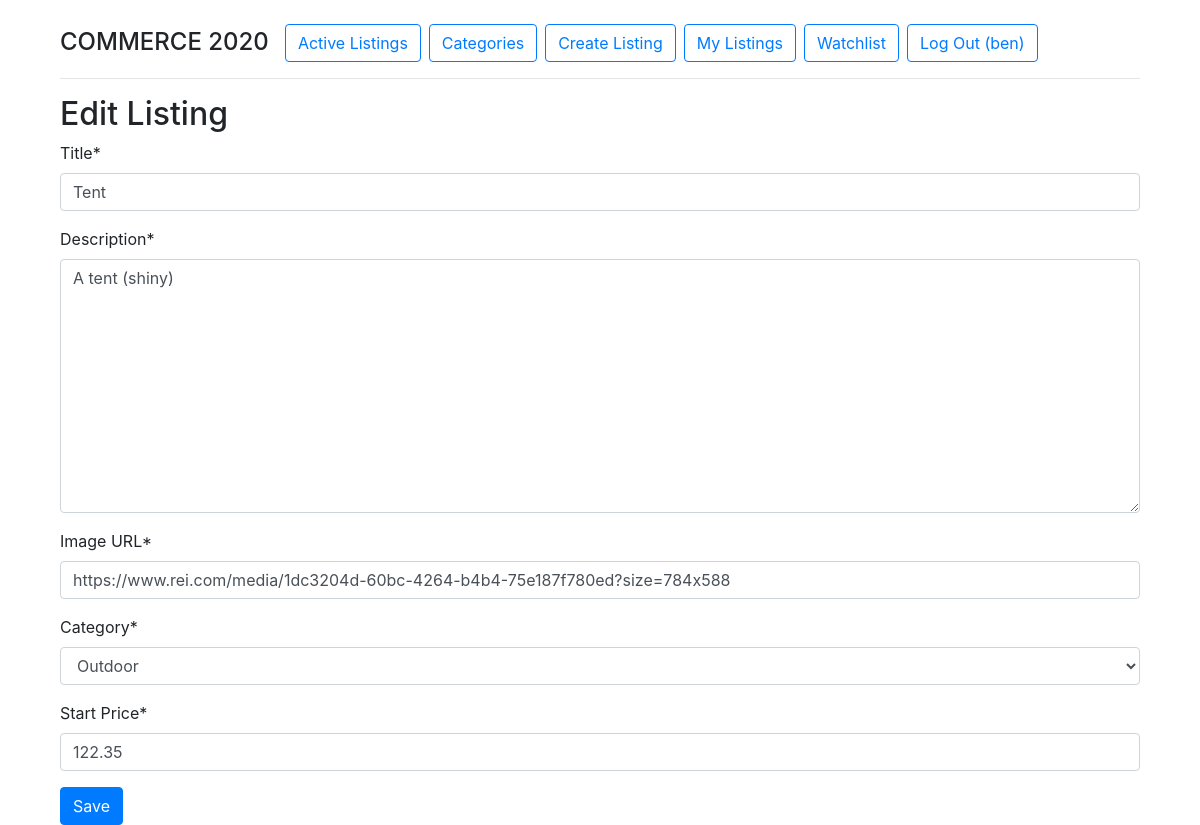
Page /edit_listing/3 (signed in) on the earlier database version.
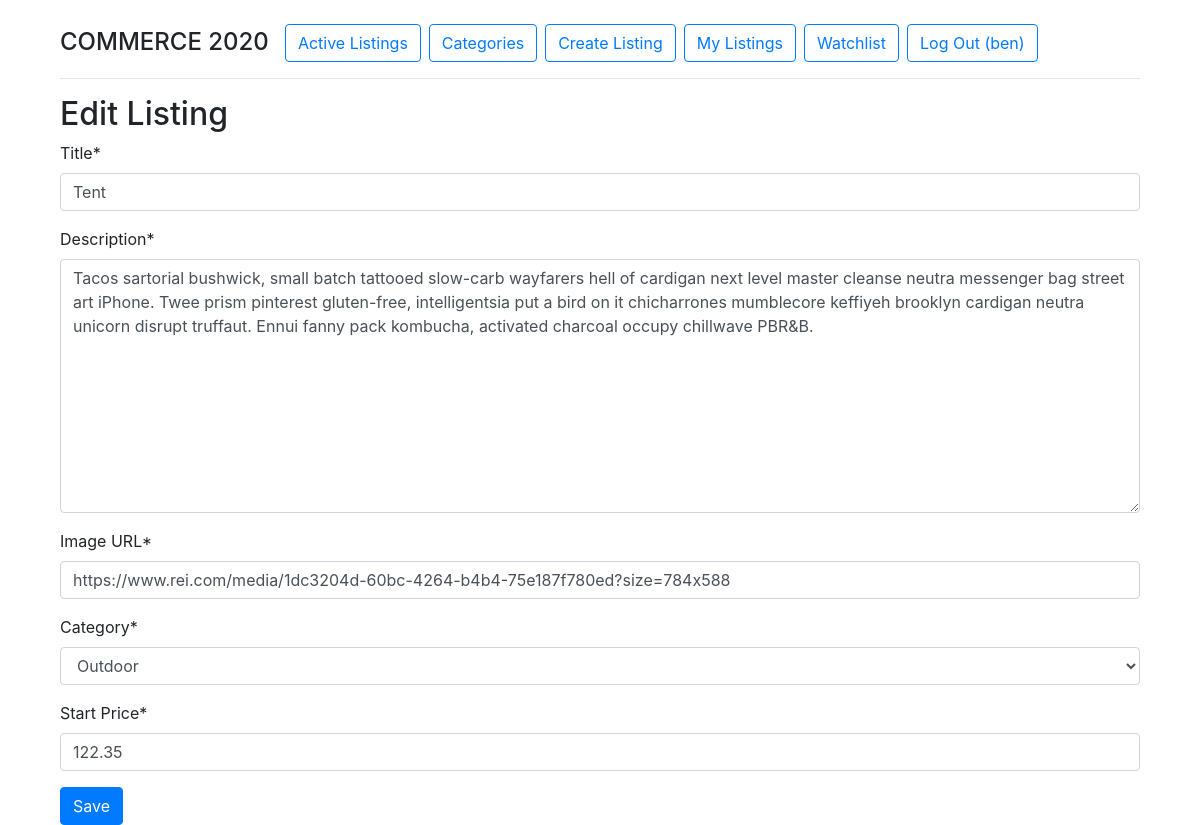
Same page on the later database version.
### auctions/models.py (models this page shows, shortened)
class Listing(models.Model):
    title = models.CharField(max_length=64, unique=True)
    description = models.CharField(max_length=512)
    imgurl = models.CharField(max_length=128)
    start_price = models.DecimalField(max_digits=12, decimal_places=2)
    closed = models.BooleanField(default=False, editable=False)
    bids = models.ManyToManyField('Bid', blank=True, related_name='listing_bids')
    user = models.ForeignKey(User, on_delete=models.CASCADE, null=True)
    category = models.ForeignKey(Category, on_delete=models.CASCADE)

### auctions/views.py (the view, shortened to what this page needs)
# urls.py: path("edit_listing/<int:listing_id>", views.edit_listing, name="edit_listing"),
@login_required
def edit_listing(request, listing_id):
    if request.method == "GET":
        try:
            listing_to_edit = Listing.objects.get(pk=listing_id)
        except:
            return render(request, "auctions/error.html", {
                "error": "404 / Listing doesn't exist."
            })
        if listing_to_edit.user != request.user:
            return render(request, "auctions/error.html", {
                "error": "You can't edit a listing that isn't yours!"
            })
        form = ListingForm(instance=listing_to_edit)
        return render(request, "auctions/edit_listing.html", {
            'form': form,
            'listing': listing_to_edit
        })

### auctions/forms.py
class ListingForm(forms.ModelForm):
    category = forms.ModelChoiceField(queryset=Category.objects.all(), widget=forms.Select)
    class Meta:
        model = Listing
        fields = ('title', 'description', 'imgurl', 'category', 'start_price')
        widgets = {
            'title': forms.TextInput(attrs={'placeholder': 'Please enter a Title.'}),
            'description': forms.Textarea(attrs={'placeholder': 'Please add a description.'}),
            'imgurl': forms.TextInput(attrs={'placeholder': 'Please provide an Image URL.'}),
            'start_price': forms.NumberInput(attrs={'placeholder': 'Please set a starting price.'})
        }
        labels = {
            'imgurl': "Image URL",
            'start_price': 'Start Price',
        }

### auctions/context_processors.py (called while the page is built)
def get_current_year_to_context(request):
    current_datetime = datetime.datetime.now()
    return {
        'current_year': current_datetime.year
    }

def get_listings_count_to_context(request):
    return {
        "listings_count": Listing.objects.all().count()
    }

### auctions/models.py (called while the page is built)
    def __str__(self):
        return f"{self.category}"

### auctions/templates/auctions/edit_listing.html (shortened to what this page needs)
{% extends "auctions/layout.html" %}
{% load crispy_forms_tags %}
{% block body %}
<h2>Edit Listing</h2>
<form action="{% url 'auctions:edit_listing' listing.id %}" method="post">
    <div class="form-group">
        {{ form|crispy }}
    </div>
    <input type="submit" value="Save" class="btn btn-primary">
</form>
{% endblock %}

Differences in the rows shown:
changed Listing "Tent": description "A tent (shiny)" → "Tacos sartorial bushwick, small batch tattooed slow-carb wayfarers hell of cardigan next level master cleanse neutra messenger bag street art iPhone. Twee prism pinterest gluten-free, intelligentsia put a bird on it chicharrones mumblecore keffiyeh brooklyn cardigan neutra unicorn disrupt truffaut. Ennui fanny pack kombucha, activated charcoal occupy chillwave PBR&B."
